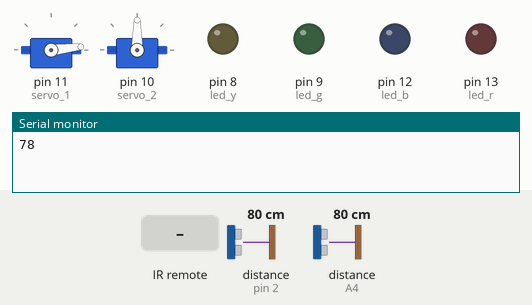
Recording of a sketch running on a simulated Arduino Uno, built with avr-gcc and run on an emulated ATmega328P. Parts: 2 × servo, output pins drawn as LEDs (lit = HIGH), the last lines printed to the serial monitor. Wiring (inferred from the names in the program): ultrasonic range finder: trigger pin 3; echo pin 2. The test bench sets the inputs (shaded band); at power-on: distance to the obstacle (sensors on pin 2, A4) 80 cm. The echo pulse lasts 58.3 µs per cm; pins used as bus, display or sensor lines are not drawn.

Above: at 1.29 s.
1.3 s: infrared code 0xFD08F7 received
At 12.2 s:
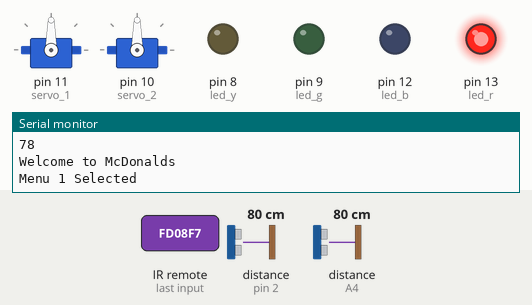
At 22.1 s:
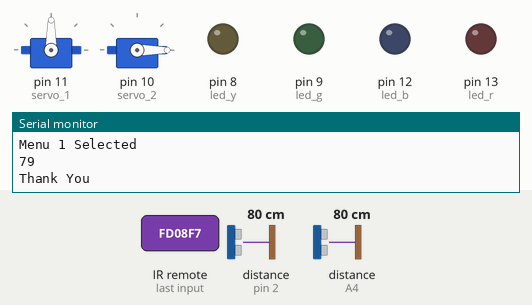
22.4 s: distance to the obstacle (sensor on pin 2) set to 157 cm
29.0 s: distance to the obstacle (sensor on pin 2) set to 166 cm
36.4 s: infrared code 0xFD8877 received
At 40.5 s:
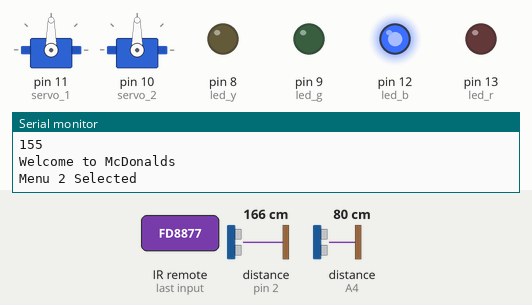
42.7 s: distance to the obstacle (sensor on A4) set to 160 cm
46.2 s: distance to the obstacle (sensor on A4) set to 166 cm
At 46.8 s:
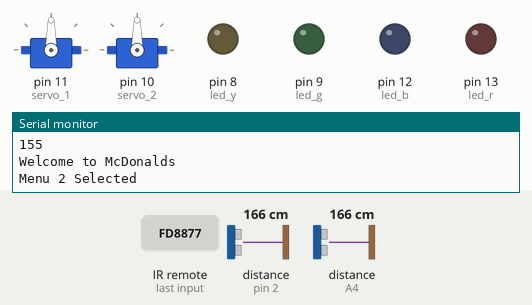
Timing chart, 0 to 48.7 s (numbered marks = the images above; inputs shaded):
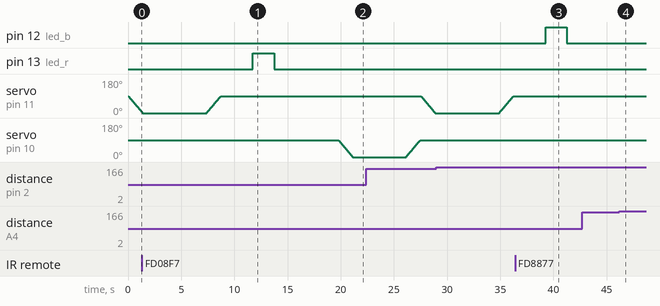

The sketch:

drivethrough_forsimulation.ino
```cpp
#include <IRremote.h>
#include<Servo.h>
int step=0;
Servo servo_1;
int pos1=90;
Servo servo_2;
int pos2=90;
//Defining Servos and their original positions

int echoPin1=2;
int trigPin1=3;
int echoPin2=A4;
int trigPin2=A5;
 //Two Ultrasonic Sensors for detection

int ir_1=7;
int ir_2=6;
int ir_3=5;
int ir_4=4;

IRrecv irrecv(ir_1);
decode_results results;
//Menu Icons

int led_r=13;//for ir_1
int led_b=12;//for ir_2
int led_g=9;//for ir_3
int led_y=8;//for ir_4
//Menu Items

long duration1,distance1;
long duration2,distance2;

void setup() {
irrecv.enableIRIn();

  pinMode(trigPin1,OUTPUT);
  pinMode(echoPin1, INPUT);
  pinMode(trigPin2, OUTPUT);
  pinMode(echoPin2, INPUT);// Ultrasonic Sensors
  pinMode(led_r, OUTPUT);
  pinMode(led_b, OUTPUT);
  pinMode(led_g, OUTPUT);
  pinMode(led_y, OUTPUT);//Menu Items
  pinMode(ir_1, INPUT);
  pinMode(ir_2, INPUT);
  pinMode(ir_3, INPUT);
  pinMode(ir_4, INPUT);//Menu Icons
  servo_1.attach(11);
  servo_2.attach(10);//Barricades

  Serial.begin (9600);
}
void loop() {
  //Waiting till servos attain closed position
  digitalWrite(trigPin1,LOW);
  delayMicroseconds(100);
  digitalWrite(trigPin1,HIGH);
  delayMicroseconds(100);
  digitalWrite(trigPin1,LOW);
   duration1=pulseIn(echoPin1,HIGH);
  distance1=0.034/2*duration1;
  Serial.println(distance1);
  if(distance1<=160)
  {
    for(pos1=90; pos1>=0;pos1--)
    {
      servo_1.write(pos1);
      delay(15);
    }
    Serial.println("Welcome to McDonalds");
    delay(6000);
    for(pos1=0;pos1<=90;pos1++)
    {
      servo_1.write(pos1);
      delay(15);
    }
    step=1;
    delay(3000);
  }

 //Entry when Sensor detects car

  if(step==1){
   if(irrecv.decode(&results)){
    switch(results.value){
    case 0xFD08F7: //'1' on remote
      Serial.println("Menu 1 Selected");
      digitalWrite(led_r, HIGH);
      delay(2000);
      digitalWrite(led_r,LOW);
      break;
      case 0xFD8877: //'2' on remote
      Serial.println("Menu 2 Selected");
      digitalWrite(led_b, HIGH);
      delay(2000);
      digitalWrite(led_b,LOW);
      break;
      case 0xFD48B7: //'3' on remote
      Serial.println("Menu 3 Selected");
      digitalWrite(led_g, HIGH);
      delay(2000);
      digitalWrite(led_g,LOW);
      break;
      case 0xFD28D7: //'4' on remote
      Serial.println("Menu 4 Selected");
      digitalWrite(led_y, HIGH);
      delay(2000);
      digitalWrite(led_y,LOW);
      break;
    }
    irrecv.resume();

  }

    delay(6000);
    step=2;
  }
  /* For Menu Selection ,Press 1 for Menu-1,Press 2 for Menu-2
 Press 3 for Menu-3, Press 4 for Menu-4 on IR Remote*/

  if(step==2){
      digitalWrite(trigPin2,LOW);
      delayMicroseconds(100);
      digitalWrite(trigPin2,HIGH);
      delayMicroseconds(100);
      digitalWrite(trigPin2,LOW);
      duration2=pulseIn(echoPin2,HIGH);
      distance2=0.034/2*duration2;
        Serial.println(distance2);
      if(distance2<=160)
      {
        for(pos2=90; pos2>=0;pos2--)
        {
          servo_2.write(pos2);
          delay(15);
        }
        Serial.println("Thank You");
        delay(5000);
        for(pos2=0;pos2<=90;pos2++)
        {
          servo_2.write(pos2);
          delay(15);
        }
      }
    }
  //Depature when car comes in sensor range
}
```

Measured:
- the behaviour switches between 162 and 163 cm on distance to the obstacle (sensor on A4) (found by bisection; images 3 and 4)
- after the input at 1.3 s, pin 13 (led_r): LOW → HIGH after 10.5 s, → LOW 2.0 s later
- after the input at 36.4 s, pin 12 (led_b): LOW → HIGH after 2.9 s, → LOW 2.0 s later
- after the input at 42.7 s, every drawn part: stays the same
- after the input at 46.2 s, servo on pin 10 (servo_2): stays 90° (without the input it goes to 89° after 1.1 s)
